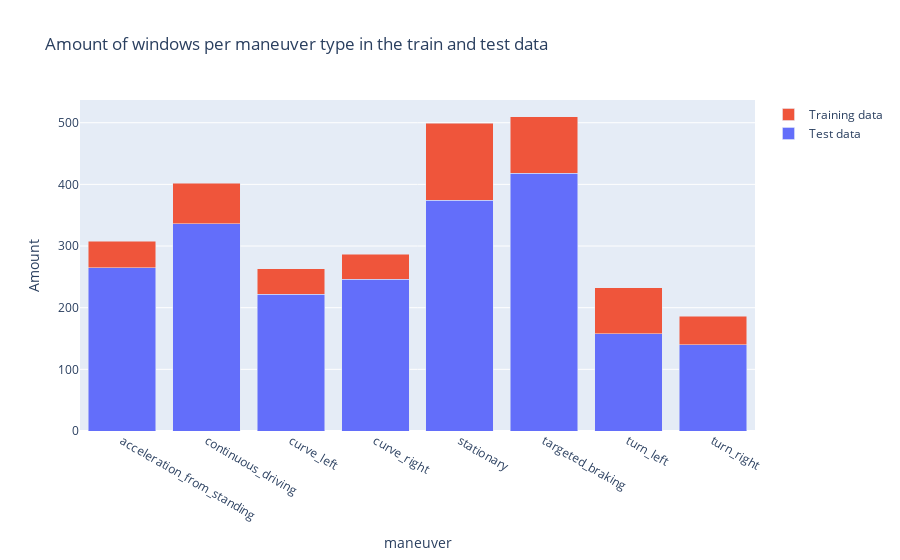

The notebook cell saved with this chart:
### Markdown cell above
Let's have another look at the amount of windows in our new training and testing partitions. There will still be slight imbalance between our maneuver classes, but now the data set is much better suited for training and testing our model and since we are dealing with real world data it is fine not to synthetically bring the data to an absolute balanced ratio.

### Code cell
fig = go.Figure(data=[
    go.Bar(name='Test data', x=np.unique(y_train), y=np.unique(y_train, return_counts=True)[1]),
    go.Bar(name='Training data', x=np.unique(y_test), y=np.unique(y_test, return_counts=True)[1])
])

fig.update_layout(barmode='stack', title="Amount of windows per maneuver type in the train and test data")
fig.update_xaxes(title_text='maneuver')
fig.update_yaxes(title_text='Amount')
fig.show()

### Figure 1 — Plotly figure (JSON) as saved in the notebook; plotly's stock layout.template omitted (floating-point values rounded to 4 significant figures)
{"data": [{"name": "Test data", "type": "bar", "x": ["acceleration_from_standing", "continuous_driving", "curve_left", "curve_right", "stationary", "targeted_braking", "turn_left", "turn_right"], "y": [265, 336, 222, 246, 374, 418, 158, 140]}, {"name": "Training data", "type": "bar", "x": ["acceleration_from_standing", "continuous_driving", "curve_left", "curve_right", "stationary", "targeted_braking", "turn_left", "turn_right"], "y": [43, 66, 41, 41, 125, 92, 74, 46]}], "layout": {"barmode": "stack", "title": {"text": "Amount of windows per maneuver type in the train and test data"}, "xaxis": {"title": {"text": "maneuver"}}, "yaxis": {"title": {"text": "Amount"}}}}
